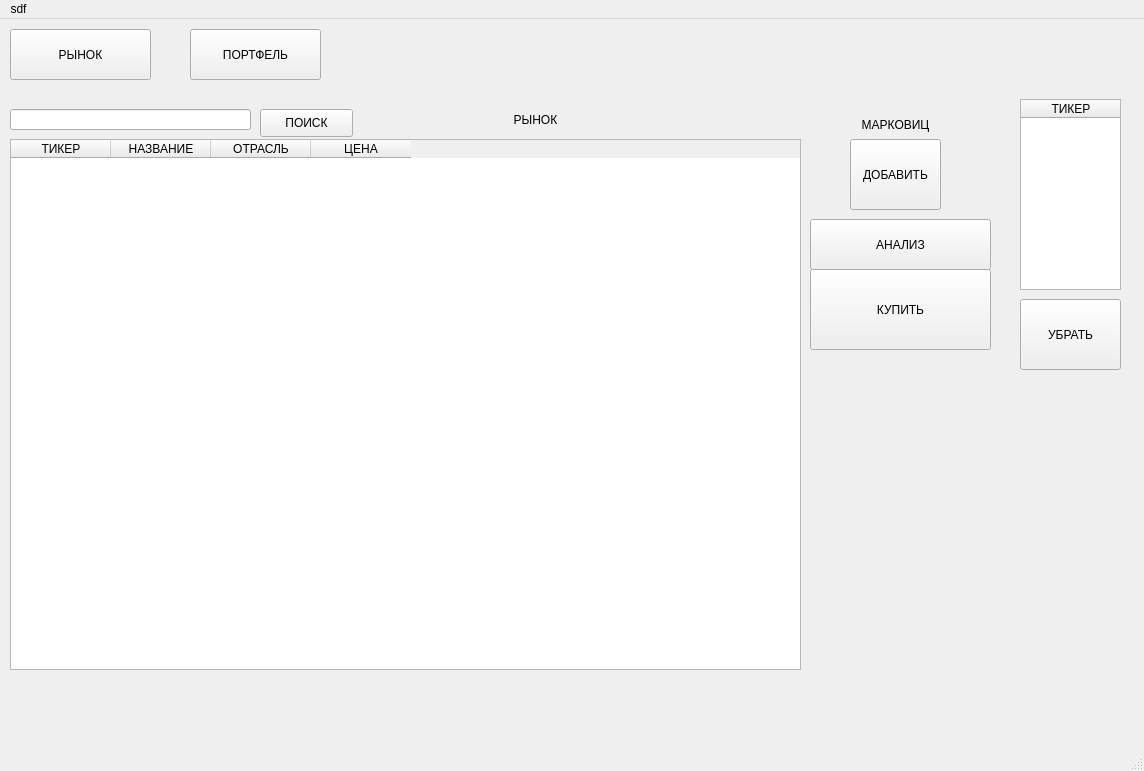
<?xml version="1.0" encoding="UTF-8"?>
<ui version="4.0">
 <class>MainWindow</class>
 <widget class="QMainWindow" name="MainWindow">
  <property name="geometry">
   <rect>
    <x>0</x>
    <y>0</y>
    <width>1144</width>
    <height>771</height>
   </rect>
  </property>
  <property name="windowTitle">
   <string>MainWindow</string>
  </property>
  <widget class="QWidget" name="centralwidget">
   <widget class="QPushButton" name="btnMarket">
    <property name="geometry">
     <rect>
      <x>10</x>
      <y>10</y>
      <width>141</width>
      <height>51</height>
     </rect>
    </property>
    <property name="text">
     <string>РЫНОК</string>
    </property>
   </widget>
   <widget class="QPushButton" name="btnPortfolio">
    <property name="geometry">
     <rect>
      <x>190</x>
      <y>10</y>
      <width>131</width>
      <height>51</height>
     </rect>
    </property>
    <property name="text">
     <string>ПОРТФЕЛЬ</string>
    </property>
   </widget>
   <widget class="QWidget" name="verticalLayoutWidget">
    <property name="geometry">
     <rect>
      <x>10</x>
      <y>80</y>
      <width>1001</width>
      <height>601</height>
     </rect>
    </property>
    <layout class="QVBoxLayout" name="verticalLayout">
     <item>
      <widget class="QStackedWidget" name="stackedWidget">
       <widget class="QWidget" name="page_1">
        <widget class="QTableWidget" name="tableMarket">
         <property name="geometry">
          <rect>
           <x>0</x>
           <y>40</y>
           <width>791</width>
           <height>531</height>
          </rect>
         </property>
         <attribute name="horizontalHeaderCascadingSectionResizes">
          <bool>true</bool>
         </attribute>
         <column>
          <property name="text">
           <string>ТИКЕР</string>
          </property>
         </column>
         <column>
          <property name="text">
           <string>НАЗВАНИЕ</string>
          </property>
         </column>
         <column>
          <property name="text">
           <string>ОТРАСЛЬ</string>
          </property>
         </column>
         <column>
          <property name="text">
           <string>ЦЕНА</string>
          </property>
         </column>
        </widget>
        <widget class="QLabel" name="labelMarket">
         <property name="geometry">
          <rect>
           <x>360</x>
           <y>0</y>
           <width>331</width>
           <height>41</height>
          </rect>
         </property>
         <property name="text">
          <string>РЫНОК</string>
         </property>
         <property name="alignment">
          <set>Qt::AlignCenter</set>
         </property>
        </widget>
        <widget class="QPushButton" name="btnBuy">
         <property name="geometry">
          <rect>
           <x>800</x>
           <y>170</y>
           <width>181</width>
           <height>81</height>
          </rect>
         </property>
         <property name="text">
          <string>КУПИТЬ</string>
         </property>
        </widget>
        <widget class="QPushButton" name="addBtnMarket">
         <property name="geometry">
          <rect>
           <x>840</x>
           <y>40</y>
           <width>91</width>
           <height>71</height>
          </rect>
         </property>
         <property name="text">
          <string>ДОБАВИТЬ</string>
         </property>
        </widget>
        <widget class="QLabel" name="labelMarkovitzMarket">
         <property name="geometry">
          <rect>
           <x>790</x>
           <y>10</y>
           <width>191</width>
           <height>31</height>
          </rect>
         </property>
         <property name="text">
          <string>МАРКОВИЦ</string>
         </property>
         <property name="alignment">
          <set>Qt::AlignCenter</set>
         </property>
        </widget>
        <widget class="QPushButton" name="analBtnMarket">
         <property name="geometry">
          <rect>
           <x>800</x>
           <y>120</y>
           <width>181</width>
           <height>51</height>
          </rect>
         </property>
         <property name="text">
          <string>АНАЛИЗ</string>
         </property>
        </widget>
        <widget class="QLineEdit" name="searchLinePortfMarket">
         <property name="geometry">
          <rect>
           <x>0</x>
           <y>10</y>
           <width>241</width>
           <height>21</height>
          </rect>
         </property>
        </widget>
        <widget class="QPushButton" name="searchBtnPortfMarket">
         <property name="geometry">
          <rect>
           <x>250</x>
           <y>10</y>
           <width>93</width>
           <height>28</height>
          </rect>
         </property>
         <property name="text">
          <string>ПОИСК</string>
         </property>
        </widget>
       </widget>
       <widget class="QWidget" name="page_2">
        <widget class="QTableWidget" name="tablePortfolio">
         <property name="geometry">
          <rect>
           <x>0</x>
           <y>40</y>
           <width>791</width>
           <height>521</height>
          </rect>
         </property>
         <column>
          <property name="text">
           <string>ТИКЕР</string>
          </property>
         </column>
         <column>
          <property name="text">
           <string>НАЗВАНИЕ</string>
          </property>
         </column>
         <column>
          <property name="text">
           <string>ОТРАСЛЬ</string>
          </property>
         </column>
         <column>
          <property name="text">
           <string>ЦЕНА</string>
          </property>
         </column>
         <column>
          <property name="text">
           <string>КОЛИЧЕСТВО</string>
          </property>
         </column>
        </widget>
        <widget class="QPushButton" name="addBtnPortf">
         <property name="geometry">
          <rect>
           <x>840</x>
           <y>40</y>
           <width>91</width>
           <height>71</height>
          </rect>
         </property>
         <property name="text">
          <string>ДОБАВИТЬ</string>
         </property>
        </widget>
        <widget class="QPushButton" name="analBtnPortf">
         <property name="geometry">
          <rect>
           <x>800</x>
           <y>120</y>
           <width>181</width>
           <height>51</height>
          </rect>
         </property>
         <property name="text">
          <string>АНАЛИЗ</string>
         </property>
        </widget>
        <widget class="QPushButton" name="sellBtnPortf">
         <property name="geometry">
          <rect>
           <x>800</x>
           <y>170</y>
           <width>181</width>
           <height>81</height>
          </rect>
         </property>
         <property name="text">
          <string>ПРОДАТЬ</string>
         </property>
        </widget>
        <widget class="QLineEdit" name="searchLinePortf">
         <property name="geometry">
          <rect>
           <x>0</x>
           <y>10</y>
           <width>241</width>
           <height>21</height>
          </rect>
         </property>
        </widget>
        <widget class="QPushButton" name="searchBtnPortf">
         <property name="geometry">
          <rect>
           <x>250</x>
           <y>10</y>
           <width>93</width>
           <height>28</height>
          </rect>
         </property>
         <property name="text">
          <string>ПОИСК</string>
         </property>
        </widget>
        <widget class="QLabel" name="labelPortf">
         <property name="geometry">
          <rect>
           <x>360</x>
           <y>0</y>
           <width>331</width>
           <height>31</height>
          </rect>
         </property>
         <property name="text">
          <string>ПОРТФЕЛЬ</string>
         </property>
         <property name="alignment">
          <set>Qt::AlignCenter</set>
         </property>
        </widget>
        <widget class="QLabel" name="labelMarkovitz_2">
         <property name="geometry">
          <rect>
           <x>790</x>
           <y>10</y>
           <width>191</width>
           <height>31</height>
          </rect>
         </property>
         <property name="text">
          <string>МАРКОВИЦ</string>
         </property>
         <property name="alignment">
          <set>Qt::AlignCenter</set>
         </property>
        </widget>
        <widget class="QPushButton" name="portfolioInfoButton">
         <property name="geometry">
          <rect>
           <x>810</x>
           <y>350</y>
           <width>151</width>
           <height>81</height>
          </rect>
         </property>
         <property name="text">
          <string>О ПОРТФЕЛЕ</string>
         </property>
        </widget>
       </widget>
      </widget>
     </item>
    </layout>
   </widget>
   <widget class="QTableWidget" name="tableAnalysis">
    <property name="geometry">
     <rect>
      <x>1020</x>
      <y>80</y>
      <width>101</width>
      <height>191</height>
     </rect>
    </property>
    <column>
     <property name="text">
      <string>ТИКЕР</string>
     </property>
    </column>
   </widget>
   <widget class="QPushButton" name="removeButton">
    <property name="geometry">
     <rect>
      <x>1020</x>
      <y>280</y>
      <width>101</width>
      <height>71</height>
     </rect>
    </property>
    <property name="text">
     <string>УБРАТЬ</string>
    </property>
   </widget>
  </widget>
  <widget class="QMenuBar" name="menubar">
   <property name="geometry">
    <rect>
     <x>0</x>
     <y>0</y>
     <width>1144</width>
     <height>26</height>
    </rect>
   </property>
   <widget class="QMenu" name="menu">
    <property name="title">
     <string>sdf</string>
    </property>
   </widget>
   <addaction name="menu"/>
  </widget>
  <widget class="QStatusBar" name="statusbar"/>
 </widget>
 <resources/>
 <connections/>
</ui>
